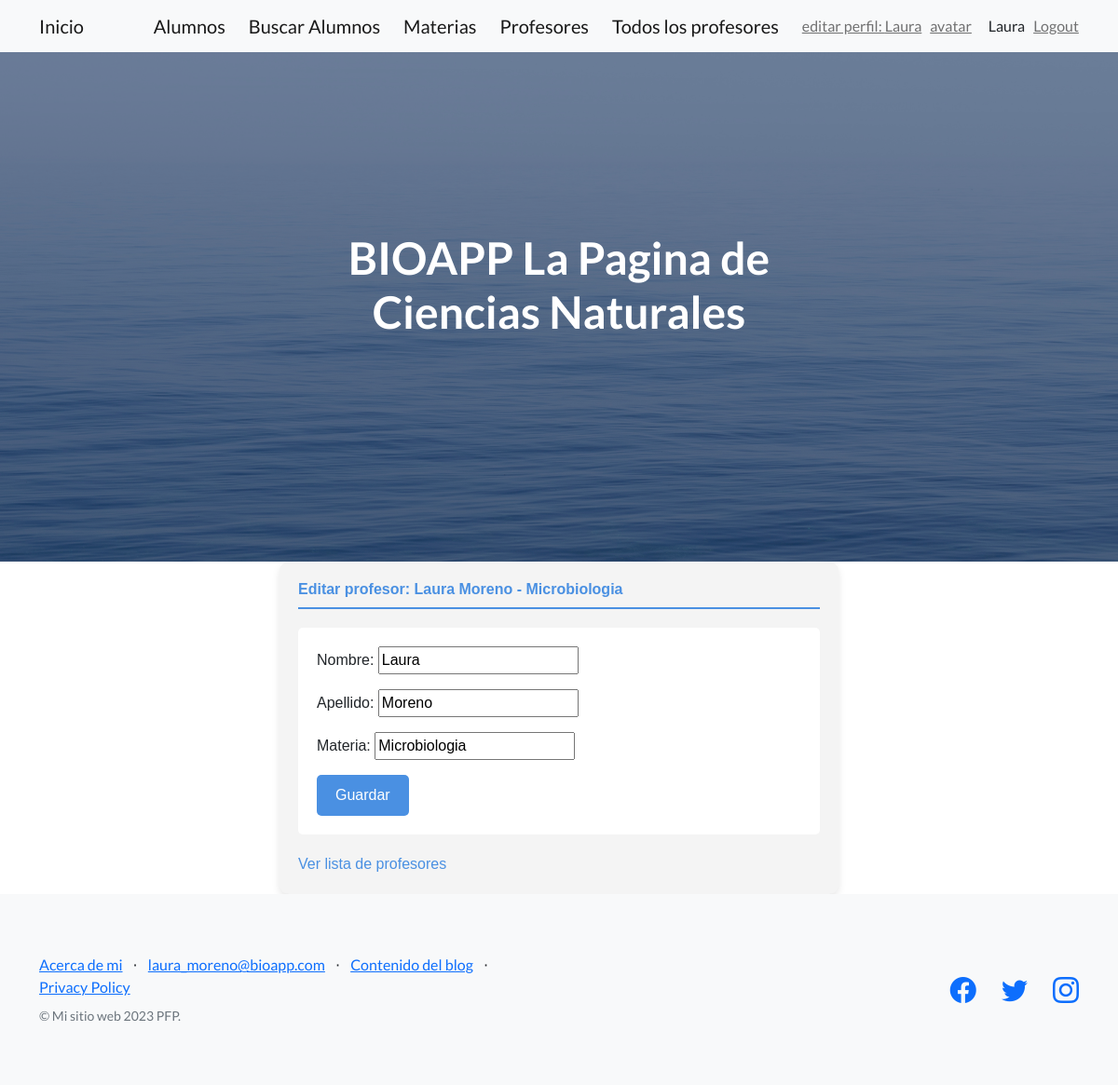
The app's page /bioapp/profesor-editar/Microbiologia/ (signed in) with its own data.
### bioapp/models.py (models this page shows)
class Profesor(models.Model):
    nombre = models.CharField(max_length=30)
    apellido = models.CharField(max_length=100)
    materia= models.CharField(max_length=100)

### bioapp/views.py (the view, shortened to what this page needs)
# urls.py: path("profesor-editar/<profesor_materia>/", profesores_crud_update_view),
@login_required
def profesores_crud_update_view(request, profesor_materia):
    profesor = Profesor.objects.filter(materia=profesor_materia).first()
    if request.method == "GET":
        formulario = ProfesorFormulario(
            initial={
                "nombre": profesor.nombre,
                "apellido": profesor.apellido,
                "materia": profesor.materia
            }
        )
        return render(request, "bioapp/profesor_formulario_edicion.html", {"form": formulario, "profesor": profesor})

### bioapp/forms.py
class ProfesorFormulario(forms.Form):
    nombre = forms.CharField(max_length=30)
    apellido =forms.CharField(max_length=100)
    materia= forms.CharField(max_length=100)

### bioapp/templates/bioapp/profesor_formulario_edicion.html (shortened to what this page needs)
{% extends 'bioapp/padre.html' %} {% block contenidoQueCambia%}
<!DOCTYPE html>
<html lang="en">
  <div
    style="
      font-family: Arial, sans-serif;
      padding: 20px;
      background-color: #f4f4f4;
      max-width: 600px;
      margin: auto;
      border-radius: 10px;
      box-shadow: 0 4px 8px rgba(0, 0, 0, 0.1);
    "
  >
    <h6
      style="
        color: #4a90e2;
        border-bottom: 2px solid #4a90e2;
        padding-bottom: 10px;
      "
    >
      Editar profesor: {{ profesor.nombre }} {{ profesor.apellido }} -
      {{profesor.materia}}
    </h6>
    <div
      style="
        margin-top: 20px;
        background-color: white;
        padding: 20px;
        border-radius: 5px;
      "
    >
      <form
        action="/bioapp/profesor-editar/{{profesor.materia}}/"
        method="POST"
      >
        {% csrf_token %} {{ form.as_p }}
        <input
          type="submit"
          value="Guardar"
          style="
            background-color: #4a90e2;
            color: white;
            padding: 10px 20px;
            border: none;
            border-radius: 5px;
            cursor: pointer;
          "
        />
      </form>
    </div>
    <div style="margin-top: 20px">
      <a href="/bioapp/profesor/" style="color: #4a90e2; text-decoration: none"
        >Ver lista de profesores</a
      >
    </div>
  </div>
  {% endblock%}

### bioapp/templates/bioapp/padre.html (shortened to what this page needs)
{% load static %}
<!DOCTYPE html>
<html lang="en">
  <head>
    <link
      href="https://cdn.jsdelivr.net/npm/bootstrap-icons@1.5.0/font/bootstrap-icons.css"
      rel="stylesheet"
      type="text/css"
    />
    <link href="{% static 'bioapp/css/styles.css'  %}" rel="stylesheet" />
  </head>
  <body>
    <nav class="navbar navbar-light bg-light static-top">
      <div class="container">
        {% if user.is_authenticated %}
         <a class="navbar-brand" href="/bioapp/inicio/">Inicio</a>
         <a class="navbar-brand" href="{% url 'bioapp:alumno_crear' %}"
          >Alumnos</a
         >
         <a class="navbar-brand" href="{% url 'bioapp:alumno_buscar' %}">
          Buscar Alumnos
         </a>
         <a class="navbar-brand" href="{% url 'bioapp:materias' %}"> Materias</a>
         <a class="navbar-brand" href="/bioapp/profesor/">Profesores</a>
         <a class="navbar-brand" href="/bioapp/profesor-lista/">Todos los profesores</a>
         <a class="navbar-text" href="{% url 'bioapp:editar-perfil' %}">editar perfil: {{ user.username }}</a>
         <a class="navbar-text" href="{% url 'bioapp:crear-avatar' %}"
          > avatar </a
         >
         <span class=""navbar-text">{{ user.username }}</span>
         <a class="navbar-text" href="{% url 'bioapp:logout' %}">Logout</a>
       {% else %}
         <a class="navbar-brand" href="{% url 'bioapp:login' %}">Login</a>
         <a class="navbar-brand" href="{% url 'bioapp:registro' %}">Registrar usuario</a>
       {% endif %}
      </div>
    </nav>
    <header class="masthead">
      <div class="container position-relative">
        <div class="row justify-content-center">
          <div class="col-xl-6">
            <div class="text-center text-white">
              <h1 class="mb-5">BIOAPP La Pagina de Ciencias Naturales</h1>
            </div>
          </div>
        </div>
      </div>
    </header>
    {% block contenidoQueCambia %} {% endblock %}
    <footer class="footer bg-light">
      <div class="container">
        <div class="row">
          <div class="col-lg-6 h-100 text-center text-lg-start my-auto">
            <ul class="list-inline mb-2">
              <li class="list-inline-item"><a href="{% url "bioapp:about" %}">Acerca de mi </a></li>
              <li class="list-inline-item">⋅</li>
              <li class="list-inline-item">
                <a href="#!">laura_moreno@bioapp.com</a>
              </li>
              <li class="list-inline-item">⋅</li>
              <li class="list-inline-item"><a href="{% url "bioapp:contenido" %}">Contenido del blog</a></li>
              <li class="list-inline-item">⋅</li>
              <li class="list-inline-item"><a href="#!">Privacy Policy</a></li>
            </ul>
            <p class="text-muted small mb-4 mb-lg-0">
              &copy; Mi sitio web 2023 PFP.
            </p>
          </div>
          <div class="col-lg-6 h-100 text-center text-lg-end my-auto">
            <ul class="list-inline mb-0">
              <li class="list-inline-item me-4">
                <a href="#!"><i class="bi-facebook fs-3"></i></a>
              </li>
              <li class="list-inline-item me-4">
                <a href="#!"><i class="bi-twitter fs-3"></i></a>
              </li>
              <li class="list-inline-item">
                <a href="#!"><i class="bi-instagram fs-3"></i></a>
              </li>
            </ul>
          </div>
        </div>
      </div>
    </footer>
  </body>
</html>

### records on screen
Profesor: nombre "Laura", apellido "Moreno", materia "Microbiologia"

### other values on screen
{{ user.username }} "Laura"
